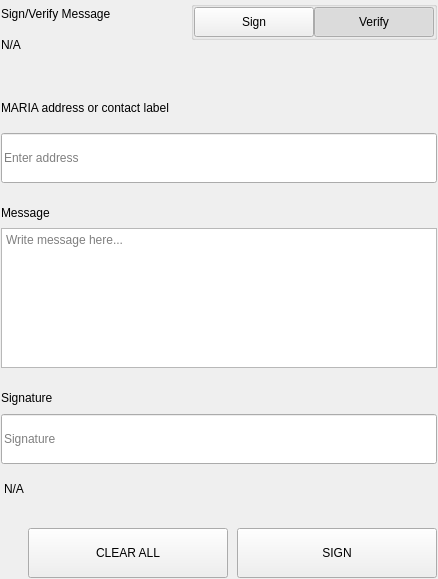
<?xml version="1.0" encoding="UTF-8"?>
<ui version="4.0">
 <class>SettingsSignMessageWidgets</class>
 <widget class="QWidget" name="SettingsSignMessageWidgets">
  <property name="geometry">
   <rect>
    <x>0</x>
    <y>0</y>
    <width>438</width>
    <height>579</height>
   </rect>
  </property>
  <property name="windowTitle">
   <string notr="true">N/A</string>
  </property>
  <layout class="QVBoxLayout" name="verticalLayout">
   <property name="spacing">
    <number>0</number>
   </property>
   <property name="leftMargin">
    <number>0</number>
   </property>
   <property name="topMargin">
    <number>0</number>
   </property>
   <property name="rightMargin">
    <number>0</number>
   </property>
   <property name="bottomMargin">
    <number>0</number>
   </property>
   <item>
    <widget class="QWidget" name="left" native="true">
     <layout class="QVBoxLayout" name="verticalLayout_3">
      <property name="leftMargin">
       <number>0</number>
      </property>
      <property name="topMargin">
       <number>0</number>
      </property>
      <property name="rightMargin">
       <number>0</number>
      </property>
      <property name="bottomMargin">
       <number>0</number>
      </property>
      <item>
       <widget class="QWidget" name="container_sign" native="true">
        <layout class="QVBoxLayout" name="verticalLayout_2">
         <property name="spacing">
          <number>0</number>
         </property>
         <property name="leftMargin">
          <number>1</number>
         </property>
         <property name="topMargin">
          <number>1</number>
         </property>
         <property name="rightMargin">
          <number>1</number>
         </property>
         <property name="bottomMargin">
          <number>1</number>
         </property>
         <item>
          <layout class="QHBoxLayout" name="horizontalLayout_3" stretch="3,1">
           <property name="spacing">
            <number>40</number>
           </property>
           <item>
            <layout class="QVBoxLayout" name="verticalLayoutTitle">
             <property name="spacing">
              <number>5</number>
             </property>
             <item>
              <widget class="QLabel" name="labelTitle">
               <property name="text">
                <string>Sign/Verify Message</string>
               </property>
              </widget>
             </item>
             <item>
              <widget class="QLabel" name="labelSubtitle1">
               <property name="text">
                <string notr="true">N/A</string>
               </property>
               <property name="wordWrap">
                <bool>true</bool>
               </property>
              </widget>
             </item>
            </layout>
           </item>
           <item alignment="Qt::AlignRight|Qt::AlignTop">
            <widget class="QWidget" name="containerSwitch" native="true">
             <property name="styleSheet">
              <string notr="true">#containerSwitch{
	padding-top:9px;
}</string>
             </property>
             <layout class="QVBoxLayout" name="verticalLayout_6">
              <property name="spacing">
               <number>4</number>
              </property>
              <property name="leftMargin">
               <number>0</number>
              </property>
              <property name="topMargin">
               <number>0</number>
              </property>
              <property name="rightMargin">
               <number>0</number>
              </property>
              <property name="bottomMargin">
               <number>0</number>
              </property>
              <item alignment="Qt::AlignRight">
               <widget class="QGroupBox" name="groupBox">
                <property name="sizePolicy">
                 <sizepolicy hsizetype="Fixed" vsizetype="Preferred">
                  <horstretch>0</horstretch>
                  <verstretch>0</verstretch>
                 </sizepolicy>
                </property>
                <property name="title">
                 <string/>
                </property>
                <property name="alignment">
                 <set>Qt::AlignRight|Qt::AlignTop|Qt::AlignTrailing</set>
                </property>
                <layout class="QHBoxLayout" name="horizontalLayout_4">
                 <property name="spacing">
                  <number>0</number>
                 </property>
                 <property name="leftMargin">
                  <number>0</number>
                 </property>
                 <property name="topMargin">
                  <number>0</number>
                 </property>
                 <property name="rightMargin">
                  <number>0</number>
                 </property>
                 <property name="bottomMargin">
                  <number>0</number>
                 </property>
                 <item>
                  <widget class="QPushButton" name="pushSign">
                   <property name="minimumSize">
                    <size>
                     <width>120</width>
                     <height>30</height>
                    </size>
                   </property>
                   <property name="maximumSize">
                    <size>
                     <width>120</width>
                     <height>30</height>
                    </size>
                   </property>
                   <property name="focusPolicy">
                    <enum>Qt::NoFocus</enum>
                   </property>
                   <property name="text">
                    <string>Sign</string>
                   </property>
                   <property name="checkable">
                    <bool>true</bool>
                   </property>
                   <property name="autoExclusive">
                    <bool>true</bool>
                   </property>
                  </widget>
                 </item>
                 <item>
                  <widget class="QPushButton" name="pushVerify">
                   <property name="minimumSize">
                    <size>
                     <width>120</width>
                     <height>30</height>
                    </size>
                   </property>
                   <property name="maximumSize">
                    <size>
                     <width>120</width>
                     <height>30</height>
                    </size>
                   </property>
                   <property name="focusPolicy">
                    <enum>Qt::NoFocus</enum>
                   </property>
                   <property name="text">
                    <string>Verify</string>
                   </property>
                   <property name="checkable">
                    <bool>true</bool>
                   </property>
                   <property name="checked">
                    <bool>true</bool>
                   </property>
                   <property name="autoExclusive">
                    <bool>true</bool>
                   </property>
                  </widget>
                 </item>
                </layout>
               </widget>
              </item>
              <item alignment="Qt::AlignHCenter|Qt::AlignTop">
               <widget class="QLabel" name="labelSubtitleSwitch">
                <property name="text">
                 <string/>
                </property>
                <property name="alignment">
                 <set>Qt::AlignRight|Qt::AlignTrailing|Qt::AlignVCenter</set>
                </property>
               </widget>
              </item>
             </layout>
            </widget>
           </item>
          </layout>
         </item>
         <item>
          <spacer name="verticalSpacer_2">
           <property name="orientation">
            <enum>Qt::Vertical</enum>
           </property>
           <property name="sizeType">
            <enum>QSizePolicy::Fixed</enum>
           </property>
           <property name="sizeHint" stdset="0">
            <size>
             <width>20</width>
             <height>40</height>
            </size>
           </property>
          </spacer>
         </item>
         <item>
          <widget class="QWidget" name="containerAddress" native="true">
           <property name="sizePolicy">
            <sizepolicy hsizetype="Preferred" vsizetype="Fixed">
             <horstretch>0</horstretch>
             <verstretch>0</verstretch>
            </sizepolicy>
           </property>
           <layout class="QVBoxLayout" name="verticalLayout_5" stretch="0,0">
            <property name="spacing">
             <number>15</number>
            </property>
            <property name="leftMargin">
             <number>0</number>
            </property>
            <property name="topMargin">
             <number>0</number>
            </property>
            <property name="rightMargin">
             <number>0</number>
            </property>
            <property name="bottomMargin">
             <number>0</number>
            </property>
            <item>
             <widget class="QLabel" name="labelSubtitleAddress">
              <property name="minimumSize">
               <size>
                <width>0</width>
                <height>20</height>
               </size>
              </property>
              <property name="maximumSize">
               <size>
                <width>16777215</width>
                <height>20</height>
               </size>
              </property>
              <property name="text">
               <string>MARIA address or contact label</string>
              </property>
             </widget>
            </item>
            <item>
             <widget class="QLineEdit" name="addressIn_SM">
              <property name="minimumSize">
               <size>
                <width>0</width>
                <height>50</height>
               </size>
              </property>
              <property name="maximumSize">
               <size>
                <width>16777215</width>
                <height>50</height>
               </size>
              </property>
              <property name="placeholderText">
               <string>Enter address</string>
              </property>
             </widget>
            </item>
           </layout>
          </widget>
         </item>
         <item>
          <spacer name="verticalSpacer_3">
           <property name="orientation">
            <enum>Qt::Vertical</enum>
           </property>
           <property name="sizeType">
            <enum>QSizePolicy::Fixed</enum>
           </property>
           <property name="sizeHint" stdset="0">
            <size>
             <width>20</width>
             <height>20</height>
            </size>
           </property>
          </spacer>
         </item>
         <item>
          <layout class="QVBoxLayout" name="verticalLayout_9">
           <property name="spacing">
            <number>5</number>
           </property>
           <item>
            <widget class="QLabel" name="labelSubtitleMessage">
             <property name="minimumSize">
              <size>
               <width>0</width>
               <height>20</height>
              </size>
             </property>
             <property name="maximumSize">
              <size>
               <width>16777215</width>
               <height>20</height>
              </size>
             </property>
             <property name="text">
              <string>Message</string>
             </property>
            </widget>
           </item>
           <item>
            <widget class="QPlainTextEdit" name="messageIn_SM">
             <property name="minimumSize">
              <size>
               <width>0</width>
               <height>140</height>
              </size>
             </property>
             <property name="maximumSize">
              <size>
               <width>16777215</width>
               <height>140</height>
              </size>
             </property>
             <property name="placeholderText">
              <string>Write message here...</string>
             </property>
            </widget>
           </item>
          </layout>
         </item>
         <item>
          <spacer name="verticalSpacer_4">
           <property name="orientation">
            <enum>Qt::Vertical</enum>
           </property>
           <property name="sizeType">
            <enum>QSizePolicy::Fixed</enum>
           </property>
           <property name="sizeHint" stdset="0">
            <size>
             <width>20</width>
             <height>20</height>
            </size>
           </property>
          </spacer>
         </item>
         <item>
          <widget class="QWidget" name="widget" native="true">
           <property name="minimumSize">
            <size>
             <width>0</width>
             <height>75</height>
            </size>
           </property>
           <property name="maximumSize">
            <size>
             <width>16777215</width>
             <height>16777215</height>
            </size>
           </property>
           <layout class="QVBoxLayout" name="verticalLayout_4">
            <property name="leftMargin">
             <number>0</number>
            </property>
            <property name="topMargin">
             <number>0</number>
            </property>
            <property name="rightMargin">
             <number>0</number>
            </property>
            <property name="bottomMargin">
             <number>0</number>
            </property>
            <item>
             <widget class="QLabel" name="labelSubtitleSignature">
              <property name="minimumSize">
               <size>
                <width>0</width>
                <height>20</height>
               </size>
              </property>
              <property name="maximumSize">
               <size>
                <width>16777215</width>
                <height>20</height>
               </size>
              </property>
              <property name="text">
               <string>Signature</string>
              </property>
             </widget>
            </item>
            <item>
             <widget class="QLineEdit" name="signatureOut_SM">
              <property name="minimumSize">
               <size>
                <width>0</width>
                <height>50</height>
               </size>
              </property>
              <property name="placeholderText">
               <string>Signature</string>
              </property>
             </widget>
            </item>
           </layout>
          </widget>
         </item>
         <item>
          <widget class="QLabel" name="statusLabel_SM">
           <property name="styleSheet">
            <string notr="true">padding-top:5px;</string>
           </property>
           <property name="text">
            <string notr="true">N/A</string>
           </property>
          </widget>
         </item>
         <item>
          <spacer name="verticalSpacer">
           <property name="orientation">
            <enum>Qt::Vertical</enum>
           </property>
           <property name="sizeType">
            <enum>QSizePolicy::Fixed</enum>
           </property>
           <property name="sizeHint" stdset="0">
            <size>
             <width>20</width>
             <height>20</height>
            </size>
           </property>
          </spacer>
         </item>
         <item>
          <layout class="QHBoxLayout" name="horizontalLayout_7">
           <property name="spacing">
            <number>9</number>
           </property>
           <item>
            <spacer name="horizontalSpacer_5">
             <property name="orientation">
              <enum>Qt::Horizontal</enum>
             </property>
             <property name="sizeType">
              <enum>QSizePolicy::Expanding</enum>
             </property>
             <property name="sizeHint" stdset="0">
              <size>
               <width>40</width>
               <height>20</height>
              </size>
             </property>
            </spacer>
           </item>
           <item>
            <widget class="QPushButton" name="pushButtonClear">
             <property name="minimumSize">
              <size>
               <width>200</width>
               <height>50</height>
              </size>
             </property>
             <property name="focusPolicy">
              <enum>Qt::NoFocus</enum>
             </property>
             <property name="text">
              <string>CLEAR ALL</string>
             </property>
            </widget>
           </item>
           <item>
            <widget class="QPushButton" name="pushButtonSave">
             <property name="minimumSize">
              <size>
               <width>200</width>
               <height>50</height>
              </size>
             </property>
             <property name="maximumSize">
              <size>
               <width>200</width>
               <height>50</height>
              </size>
             </property>
             <property name="focusPolicy">
              <enum>Qt::NoFocus</enum>
             </property>
             <property name="text">
              <string>SIGN</string>
             </property>
            </widget>
           </item>
          </layout>
         </item>
        </layout>
       </widget>
      </item>
     </layout>
    </widget>
   </item>
  </layout>
 </widget>
 <resources/>
 <connections/>
</ui>
